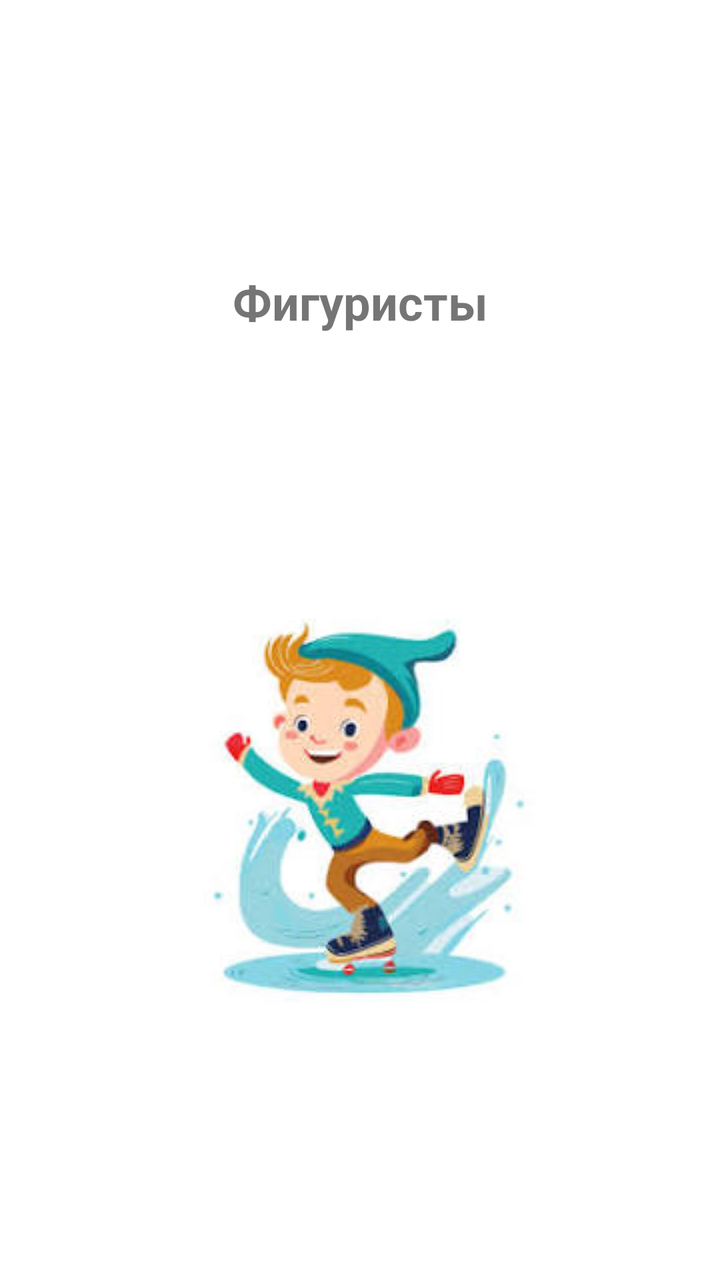
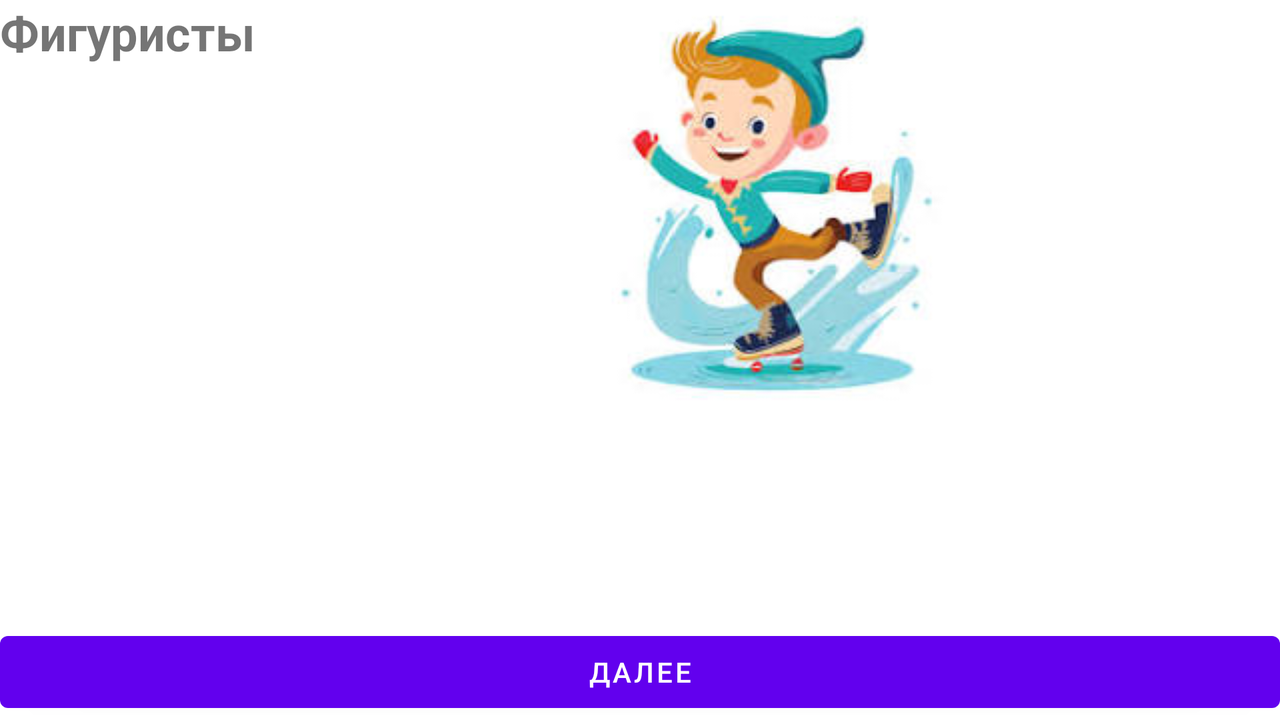

The same Android screen from two of the app's own layout files: first res/layout/ as a phone draws it, then the repository's variant for another configuration, drawn on a device whose configuration selects that folder. Both files follow.
<!-- AndroidManifest.xml: application theme Theme.Lab1 -->
<!-- res/layout/activity_main3.xml -->
<?xml version="1.0" encoding="utf-8"?>
<androidx.constraintlayout.widget.ConstraintLayout xmlns:android="http://schemas.android.com/apk/res/android"
    xmlns:app="http://schemas.android.com/apk/res-auto"
    xmlns:tools="http://schemas.android.com/tools"
    android:layout_width="match_parent"
    android:layout_height="match_parent"
    tools:context=".MainActivity3">

    <TextView
        android:id="@+id/text1"
        android:layout_width="match_parent"
        android:layout_height="wrap_content"
        android:gravity="center"
        android:text="Фигуристы"
        android:textSize="24sp"
        android:textStyle="bold"
        app:layout_constraintBottom_toTopOf="@id/image"
        app:layout_constraintTop_toTopOf="parent" />

    <ImageView
        android:id="@+id/image"
        android:layout_width="match_parent"
        android:layout_height="wrap_content"
        android:src="@drawable/images"
        app:layout_constraintBottom_toBottomOf="parent"
        app:layout_constraintTop_toBottomOf="@id/text1" />
</androidx.constraintlayout.widget.ConstraintLayout>
<!-- resources referenced by this layout -->
<resources>
  <!-- drawable images: jpeg bitmap (drawable, 9057 bytes) -->
  <style name="Theme.Lab1" parent="Base.Theme.Lab1" />
  <style name="Base.Theme.Lab1" parent="Theme.MaterialComponents.DayNight.NoActionBar">
          
          
      </style>
</resources>
<!-- res/layout-land/activity_main3.xml (the repository's variant of the layout above) -->
<!-- drawn on the phone turned sideways -->
<?xml version="1.0" encoding="utf-8"?>
<androidx.constraintlayout.widget.ConstraintLayout xmlns:android="http://schemas.android.com/apk/res/android"
    xmlns:app="http://schemas.android.com/apk/res-auto"
    xmlns:tools="http://schemas.android.com/tools"
    android:layout_width="match_parent"
    android:layout_height="match_parent"
    tools:context=".MainActivity3">

    <LinearLayout
        android:layout_width="match_parent"
        android:layout_height="match_parent"
        android:orientation="horizontal">

        <TextView
            android:id="@+id/text1"
            android:layout_width="wrap_content"
            android:layout_height="wrap_content"
            android:gravity="center"
            android:text="Фигуристы"
            android:textSize="24sp"
            android:textStyle="bold"/>

        <ImageView
            android:id="@+id/image"
            android:layout_width="match_parent"
            android:layout_height="wrap_content"
            android:src="@drawable/images" />


    </LinearLayout>

    <Button
        android:id="@+id/button2"
        android:layout_width="match_parent"
        android:layout_height="wrap_content"
        android:layout_weight="1"
        android:text="Далее"
        app:layout_constraintBottom_toBottomOf="parent"
        app:layout_constraintEnd_toEndOf="parent"
        app:layout_constraintStart_toStartOf="parent" />

</androidx.constraintlayout.widget.ConstraintLayout>
